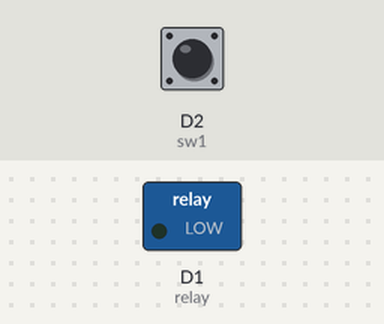
A sketch run on a simulated ESP8266 (NodeMCU). Shown: switched loads named in the sketch (green lamp = pin HIGH). Inputs (shaded band) come from the test bench; at power-on: D2 (sw1) HIGH.

Above: at 1.2 s.
1.3 s: D2 (sw1) pulled LOW for 0.15 s
At 1.37 s:
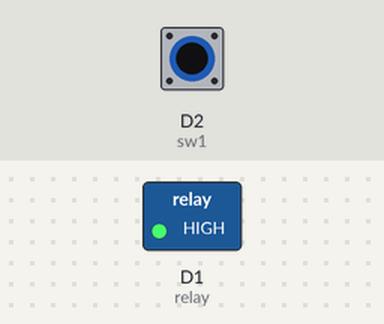
2.9 s: D2 (sw1) pulled LOW for 3.2 s
At 6.5 s:
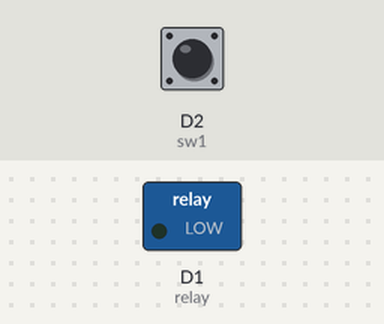
Timing chart, 0 to 8.0 s (numbered marks = the images above; inputs shaded):
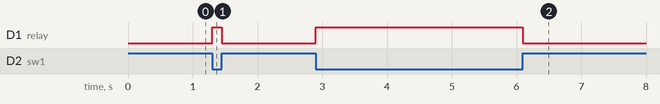

The sketch:

KONTROL_RELAY_1_BUTTON.ino
```cpp
//penegenalan pin
int relay = D1;
int sw1   = D2;
int sw1State = 0;

void setup() {
  // program setup
  pinMode (sw1, INPUT);
  pinMode (relay, OUTPUT);
}

void loop() {
  // program perulangan
  sw1State = digitalRead (D2);
   if (sw1State == 0) {
    digitalWrite (relay, HIGH); //relay nyala
   }
   else { //ketika switch dilepas
    digitalWrite (relay, LOW); //relay mati
   }
}
//PROJECT : Program Kontrol Relay 1 Button
//DIBUAT  : TRIDIPI.PROJECT
//TANGGAL : 07/12/2021
```

Measured:
- after the input at 1.3 s, D1 (relay): LOW → HIGH at once, → LOW 0.15 s later
- after the input at 2.9 s, D1 (relay): LOW → HIGH at once, → LOW 3.2 s later
